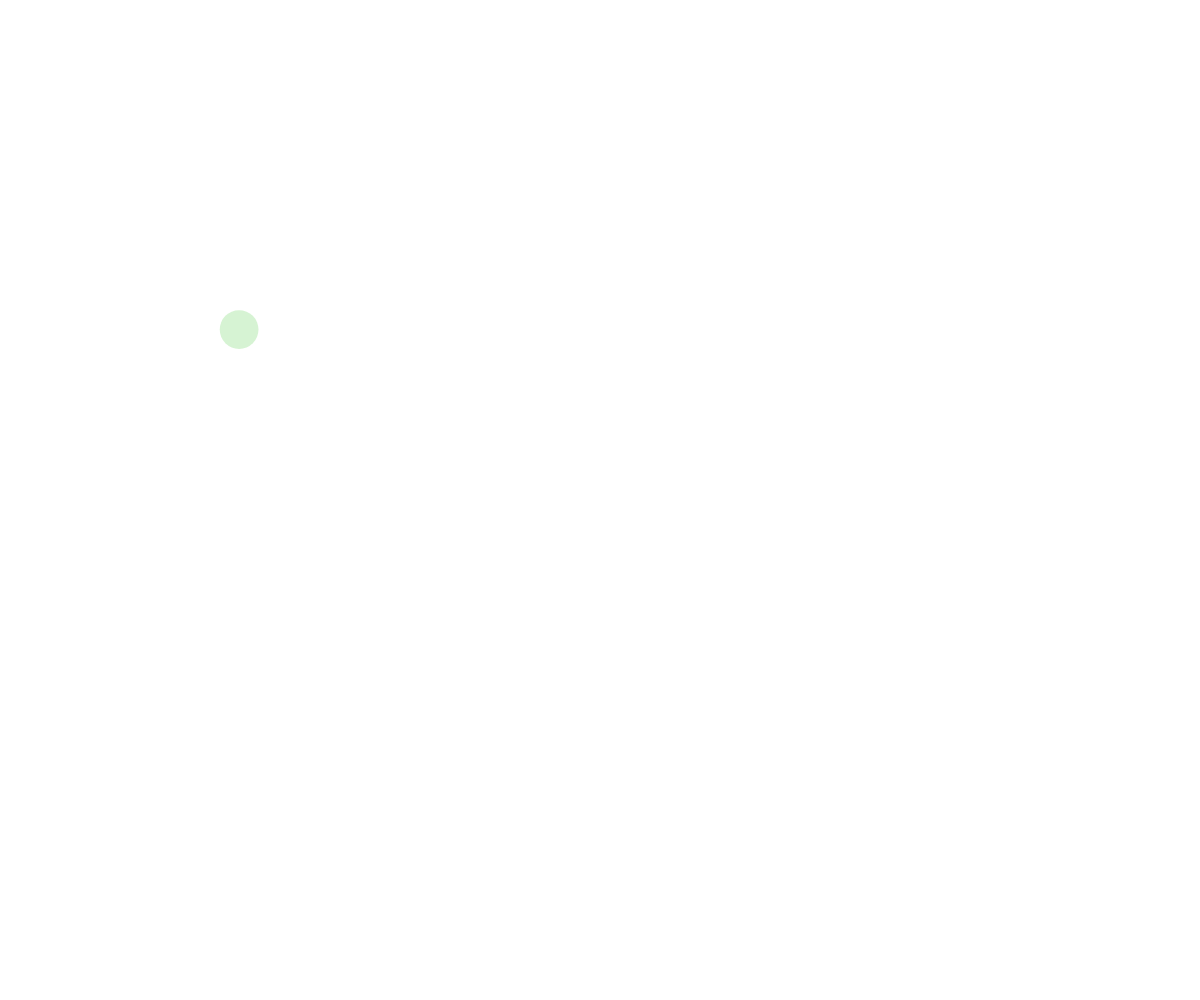
Frame 1 (no input)
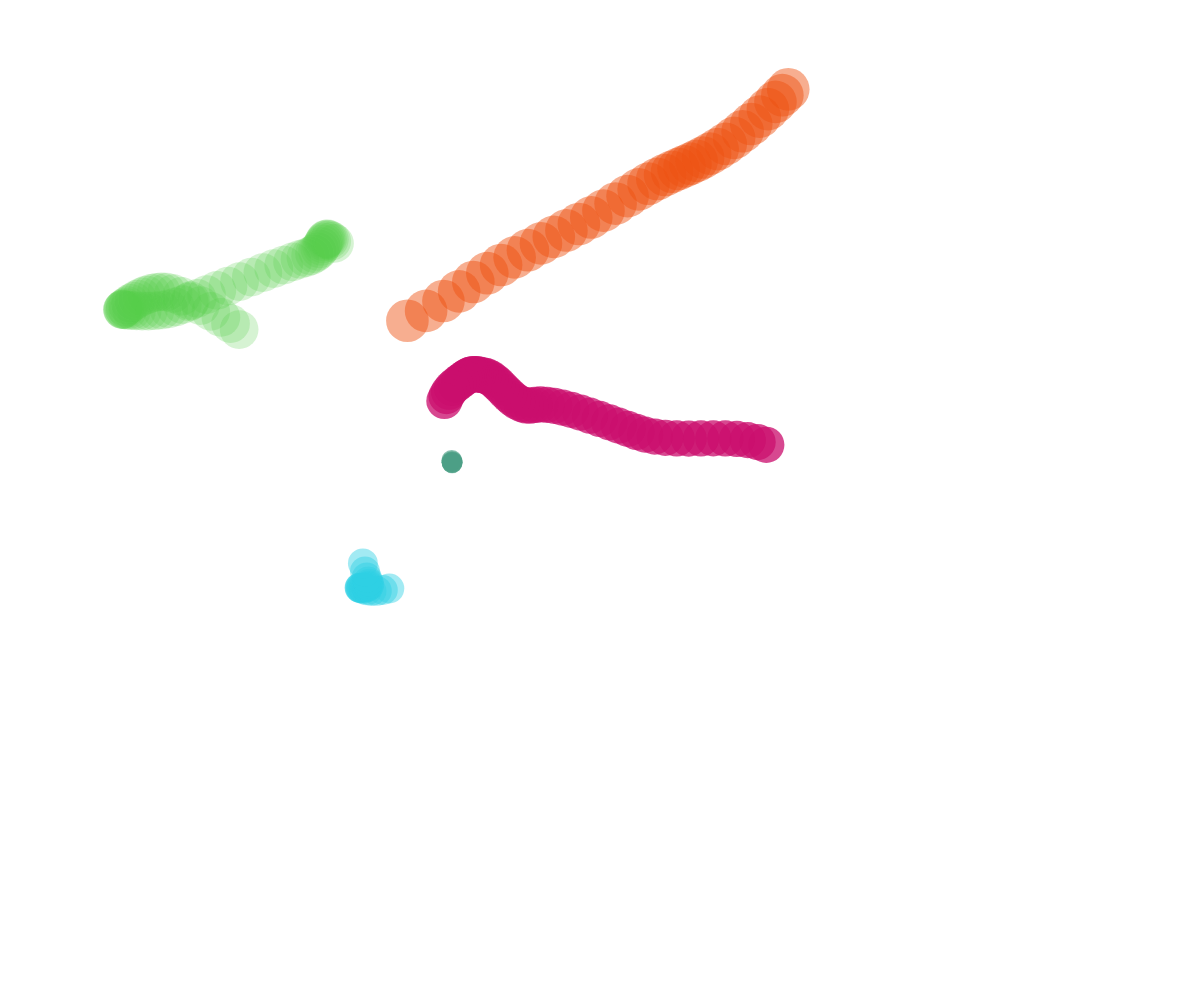
Frame 60 (no input)
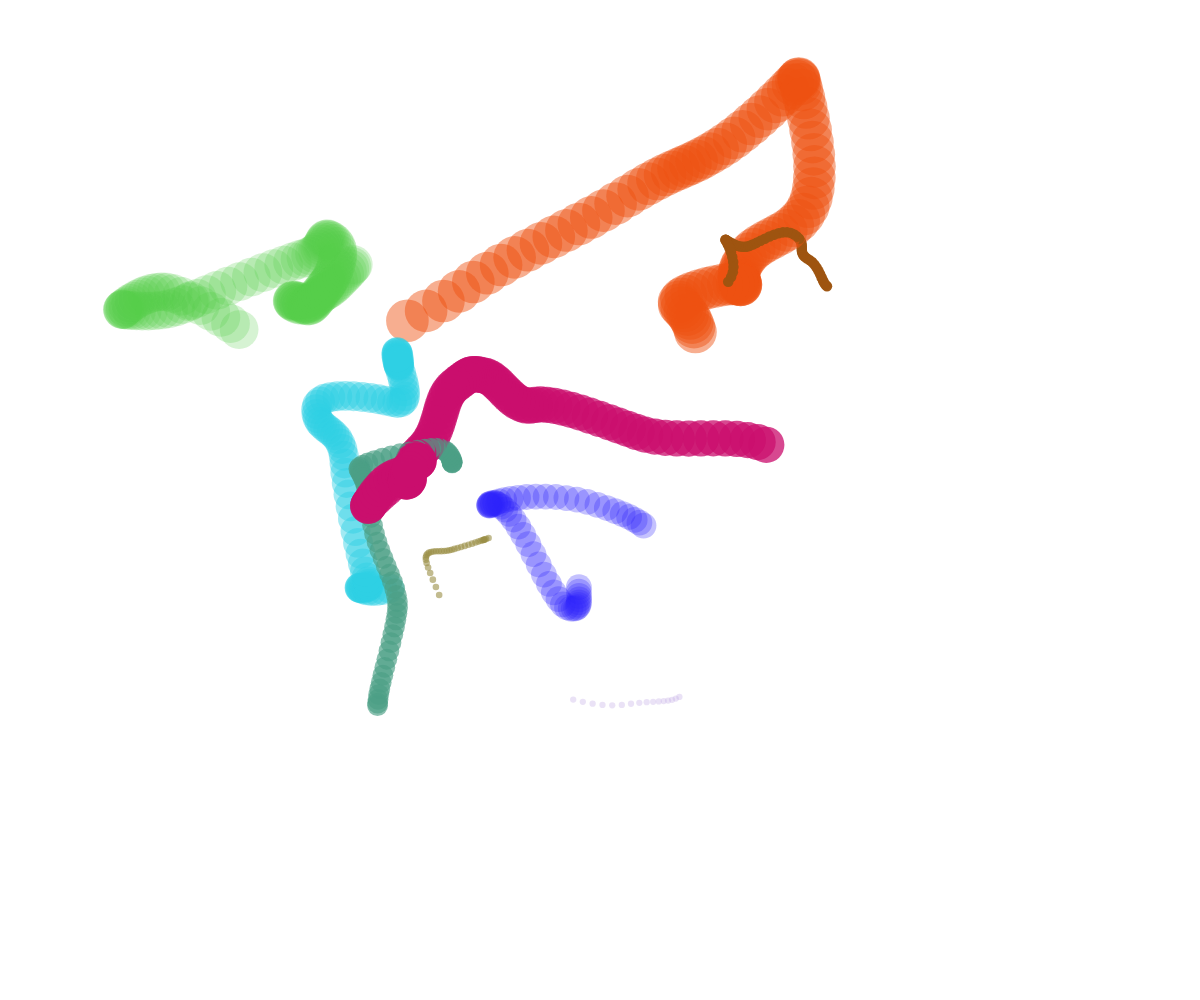
Frame 120 (the mouse pressed at the canvas centre since frame 60)

The p5.js sketch that drew these frames (run headless with seeded random() and noise() and a simulated clock; from frame 60 on, the mouse is pressed at the canvas centre):

// p5.js sketch
// ── sketch.js
// perlin timing
// Your Name
// Date
//
// Extra for Experts:
// - describe what you did to take this project "above and beyond"

let theBubbles = [];

function setup() {
  createCanvas(windowWidth, windowHeight);
  spawnBubble();
  noStroke();
  window.setInterval(spawnBubble, 500);
}


function draw() {
  // background(220);

  for (let bubble of theBubbles) {
    bubble.x = noise(bubble.time) * width;
    bubble.y = noise(bubble.time + 300) * height;

    fill(bubble.color);
    circle(bubble.x, bubble.y, bubble.size);

    bubble.time += 0.01;
  }

}

function mousePressed() {
  spawnBubble();
}

function spawnBubble() {
  let bubble = {
    x: random(width),
    y: random(height),
    size: random(5,50),
    color: color(random(255), random(255), random(255), random(255)),
    time: random(1000),
  };
  theBubbles.push(bubble);
}
